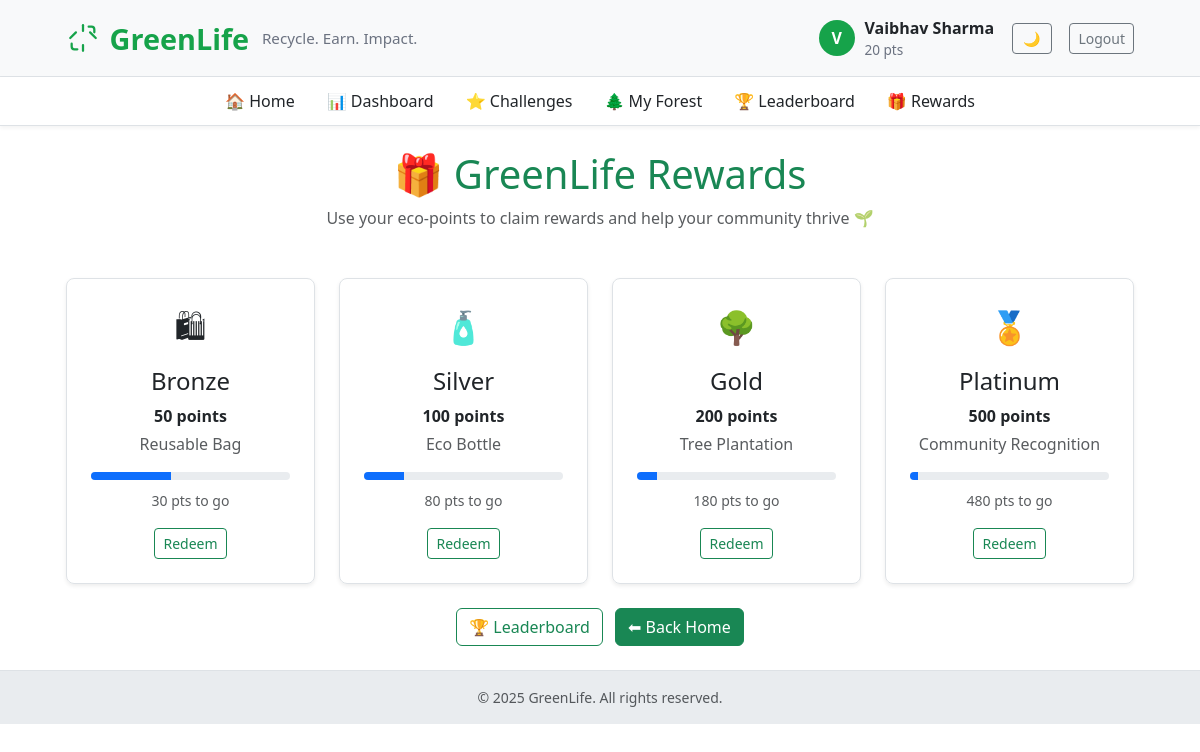
The app's page /rewards (signed in), older data.
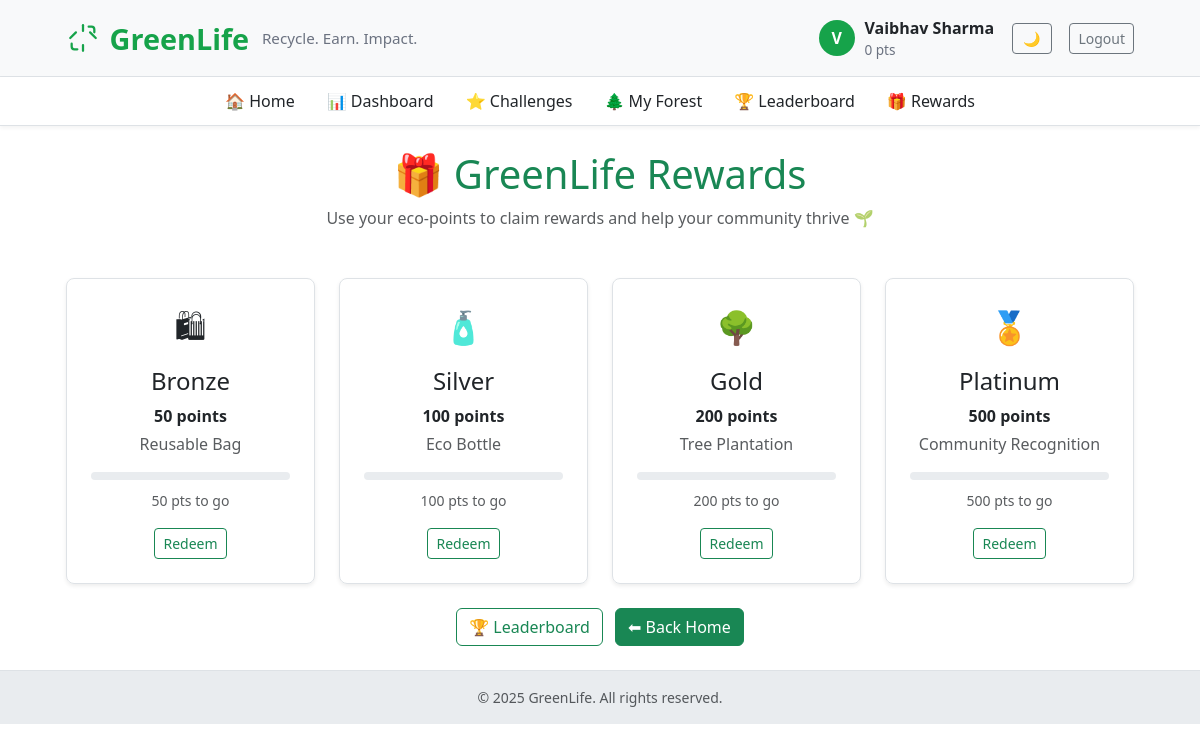
The same page, newer data.
### app.py (models this page shows, shortened)
class User(UserMixin, db.Model):
    id = db.Column(db.Integer, primary_key=True)
    name = db.Column(db.String(120), unique=True, nullable=False)
    email = db.Column(db.String(150), unique=True, nullable=True)
    phone = db.Column(db.String(20), nullable=True)
    password_hash = db.Column(db.String(200), nullable=True)
    points = db.Column(db.Integer, default=0)
    address = db.Column(db.String(300), nullable=True)
    tree_level = db.Column(db.Integer, default=0)

### app.py (the view)
@app.route("/rewards")
@login_required
def rewards():
    if not isinstance(current_user, User):
        flash("Rewards are for users only.")
        return redirect(url_for('index'))
    rewards_data = [
        {"tier": "Bronze", "points": 50, "reward": "Reusable Bag"},
        {"tier": "Silver", "points": 100, "reward": "Eco Bottle"},
        {"tier": "Gold", "points": 200, "reward": "Tree Plantation"},
        {"tier": "Platinum", "points": 500, "reward": "Community Recognition"}
    ]
    return render_template("rewards.html", rewards=rewards_data)

### app.py (called while the page is built)
@app.context_processor
def inject_now():
    return {'now': datetime.utcnow}

@login_manager.user_loader
def load_user(user_id):
    u = db.session.get(User, int(user_id))
    if u:
        return u
    return db.session.get(Rider, int(user_id))

### templates/rewards.html (shortened to what this page needs)
{% extends "base.html" %}
{% block content %}
<div class="text-center mb-5">
  <h1 class="display-6 text-success">🎁 GreenLife Rewards</h1>
  <p class="text-muted">Use your eco-points to claim rewards and help your community thrive 🌱</p>
</div>
<div class="row g-4">
  {% for reward in rewards %}
  <div class="col-md-6 col-lg-3">
    <div class="eco-card h-100 text-center p-4 border rounded-3 shadow-sm">
      <div class="reward-icon mb-3" style="font-size:32px;">
        {% if reward.tier == 'Bronze' %}🛍{% elif reward.tier == 'Silver' %}🧴{% elif reward.tier == 'Gold' %}🌳{% else %}🏅{% endif %}
      </div>
      <h4>{{ reward.tier }}</h4>
      <p class="fw-bold mb-1">{{ reward.points }} points</p>
      <p class="text-muted">{{ reward.reward }}</p>
      {% set user_pts = current_user.points or 0 %}
      <div class="progress mb-2" style="height:8px;">
        <div class="progress-bar" style="width:{{ (user_pts / reward.points * 100) | int }}%"></div>
      </div>
      <small class="text-muted">
        {% if user_pts >= reward.points %}✅ Eligible{% else %}{{ reward.points - user_pts }} pts to go{% endif %}
      </small>
      <div class="mt-3">
        <button class="btn btn-outline-success btn-sm" onclick="alert('Redeem coming soon!')">Redeem</button>
      </div>
    </div>
  </div>
  {% endfor %}
</div>
<div class="text-center mt-4">
  <a href="{{ url_for('leaderboard') }}" class="btn btn-outline-success">🏆 Leaderboard</a>
  <a href="{{ url_for('index') }}" class="btn btn-success ms-2">⬅ Back Home</a>
</div>
{% endblock %}

### templates/base.html (shortened to what this page needs)
<!doctype html>
<html lang="en">
<head>
  <link href="https://cdn.jsdelivr.net/npm/bootstrap@5.3.2/dist/css/bootstrap.min.css" rel="stylesheet">
</head>
<body>
  <header class="brand-bar">
    <div class="container-narrow d-flex justify-content-between align-items-center">
      <div class="d-flex align-items-center">
        <a href="{{ url_for('index') }}" class="brand-title text-decoration-none">
          <span>GreenLife</span>
          <small class="brand-sub d-none d-md-inline">Recycle. Earn. Impact.</small>
        </a>
      </div>
      <nav>
        {% if current_user.is_authenticated %}
        <div class="user-bubble">
          <div class="avatar">{{ current_user.name[0]|upper }}</div>
          <div class="d-none d-md-block">
            <div style="font-weight:700">{{ current_user.name }}</div>
            {% if current_user.points is defined %}
              <div style="font-size:.85rem; color:#6b7280">{{ current_user.points or 0 }} pts</div>
            {% else %}
              <div style="font-size:.85rem; color:#6b7280">Rider Account</div>
            {% endif %}
          </div>
          <button id="theme-toggle" class="btn btn-outline-secondary btn-sm ms-2" style="width: 40px;"></button>
          <a href="{{ url_for('logout') }}" class="btn btn-outline-secondary btn-sm ms-2">Logout</a>
        </div>
        {% else %}
        <div>
          <button id="theme-toggle" class="btn btn-outline-secondary btn-sm me-2" style="width: 40px;"></button>
          <a href="{{ url_for('login') }}" class="btn btn-primary btn-sm">Login</a>
          <a href="{{ url_for('signup') }}" class="btn btn-outline-success btn-sm ms-2">Sign up</a>
        </div>
        {% endif %}
      </nav>
    </div>
  </header>
  {% if current_user.is_authenticated and current_user.points is defined %}
  <nav class="sub-nav sticky-top">
    <div class="container-narrow d-flex justify-content-center">
      <ul class="nav">
        <li class="nav-item"><a class="nav-link" href="{{ url_for('index') }}">🏠 Home</a></li>
        <li class="nav-item"><a class="nav-link" href="{{ url_for('dashboard') }}">📊 Dashboard</a></li>
        <li class="nav-item"><a class="nav-link" href="{{ url_for('challenges') }}">⭐ Challenges</a></li>
        <li class="nav-item"><a class="nav-link" href="{{ url_for('forest') }}">🌲 My Forest</a></li>
        <li class="nav-item"><a class="nav-link" href="{{ url_for('leaderboard') }}">🏆 Leaderboard</a></li>
        <li class="nav-item"><a class="nav-link" href="{{ url_for('rewards') }}">🎁 Rewards</a></li>
      </ul>
    </div>
  </nav>
  {% endif %}
  <main class="py-4">
    <div class="container container-narrow">
      {% block content %}{% endblock %}
    </div>
  </main>
  <footer class="text-center py-3 small text-muted">
    © {{ now().year }} GreenLife. All rights reserved.
  </footer>
</body>
</html>

Row changes from the older to the newer data that the page shows:
changed User "Vaibhav Sharma": points "20" → "0"
Text that changed along with them:
new list line: "Bronze 50 points Reusable Bag 50 pts to go Redeem"
new list line: "Silver 100 points Eco Bottle 100 pts to go Redeem"
new list line: "Gold 200 points Tree Plantation 200 pts to go Redeem"
new list line: "Platinum 500 points Community Recognition 500 pts to go Redeem"
list line gone: "Bronze 50 points Reusable Bag 30 pts to go Redeem"
list line gone: "Silver 100 points Eco Bottle 80 pts to go Redeem"
list line gone: "Gold 200 points Tree Plantation 180 pts to go Redeem"
list line gone: "Platinum 500 points Community Recognition 480 pts to go Redeem"
